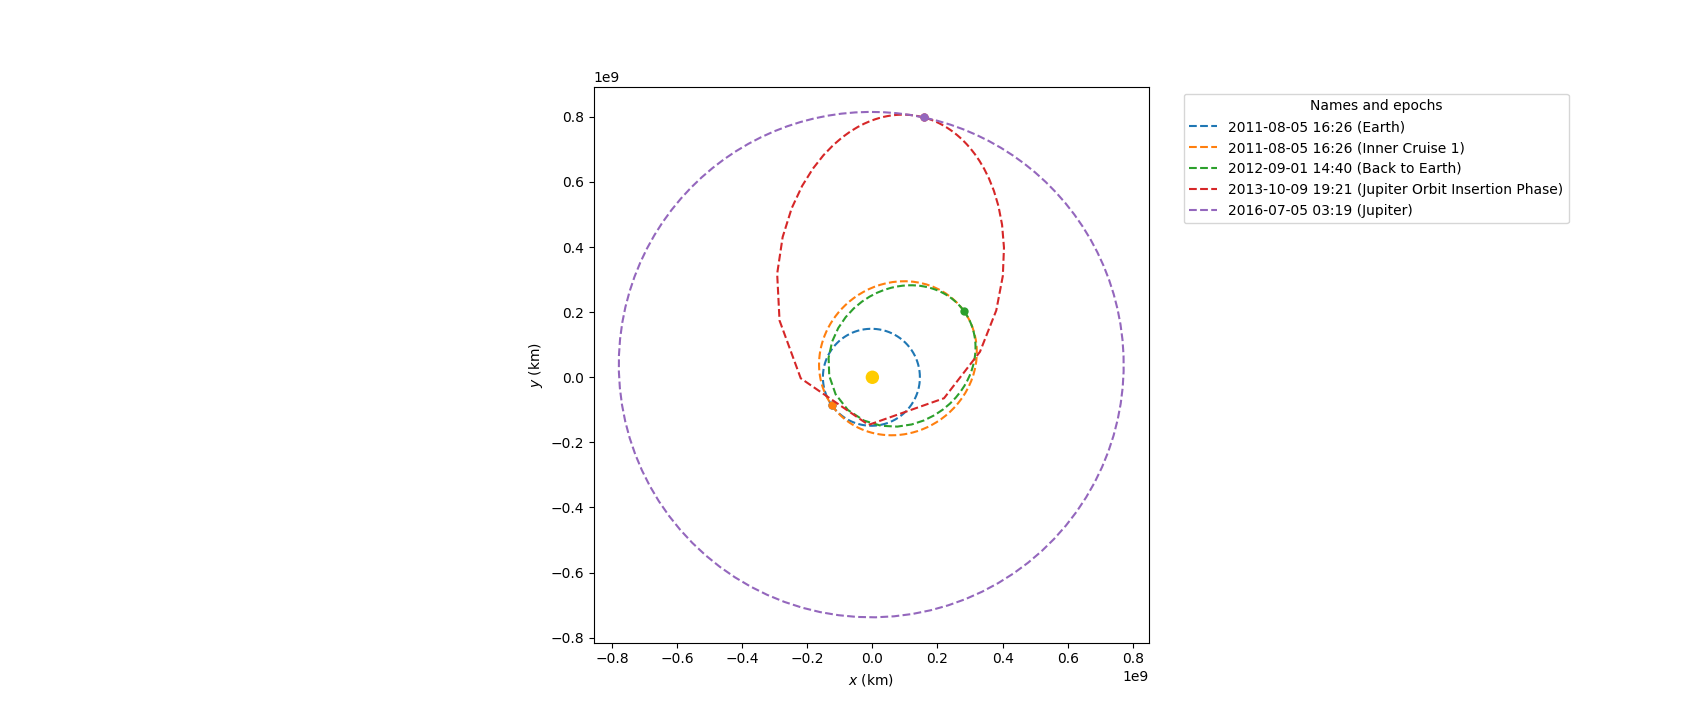

This figure's Python source:
import numpy as np
import matplotlib.pyplot as plt
plt.ion()

import astropy.units as u
from astropy.time import Time
from astropy.coordinates import solar_system_ephemeris

from poliastro.bodies import Sun, Earth, Jupiter
from poliastro.twobody import Orbit
from poliastro.maneuver import Maneuver
from poliastro.iod import izzo
from poliastro.plotting import plot, OrbitPlotter
from poliastro.util import norm

solar_system_ephemeris.set("jpl")
## Initial data
# Links and sources: https://github.com/poliastro/poliastro/wiki/EuroPython:-Per-Python-ad-Astra
date_launch = Time("2011-08-05 16:25", scale='utc')
C_3 = 31.1 * u.km**2 / u.s**2
date_flyby = Time("2013-10-09 19:21", scale='utc')
date_arrival = Time("2016-07-05 03:18", scale='utc')
# Initial state of the Earth
ss_e0 = Orbit.from_body_ephem(Earth, date_launch)
r_e0, v_e0 = ss_e0.rv()

# State of the Earth the day of the flyby
ss_efly = Orbit.from_body_ephem(Earth, date_flyby)
r_efly, v_efly = ss_efly.rv()

# Assume that the insertion velocity is tangential to that of the Earth
dv = C_3**.5 * v_e0 / norm(v_e0)
man = Maneuver.impulse(dv)
# Inner Cruise 1
ic1 = ss_e0.apply_maneuver(man)
ic1.rv()

op = OrbitPlotter()

op.plot(ss_e0)
op.plot(ic1)
# We propagate until the aphelion
ss_aph = ic1.propagate(ic1.period / 2)
# Let's compute the Lambert solution to do the flyby of the Earth
time_of_flight = date_flyby - ss_aph.epoch
(v_aph, v_fly), = izzo.lambert(Sun.k, ss_aph.r, ss_efly.r, time_of_flight)
# Check the delta-V
norm(v_aph - ss_aph.v)  # Too high!

ss_aph_post = Orbit.from_vectors(Sun, ss_aph.r, v_aph, epoch=ss_aph.epoch)
ss_junofly = Orbit.from_vectors(Sun, r_efly, v_fly, epoch=date_flyby)

op = OrbitPlotter()

op.plot(ss_e0, label="Earth")
op.plot(ic1, label="Inner Cruise 1")
#op.plot(ss_efly)
op.plot(ss_aph_post, label="Back to Earth")

ss_j = Orbit.from_body_ephem(Jupiter, date_arrival)
r_j, v_j = ss_j.rv()

(v_flypre, v_oip), = izzo.lambert(Sun.k, r_efly, r_j, date_arrival - date_flyby)
ss_oip = Orbit.from_vectors(Sun, r_j, v_oip, epoch=date_flyby)
fig, ax = plt.subplots(figsize=(9, 12))

op = OrbitPlotter(ax)

op.plot(ss_e0, label="Earth")
op.plot(ic1, label="Inner Cruise 1")
#op.plot(ss_efly)
op.plot(ss_aph_post, label="Back to Earth")
op.plot(ss_oip, label="Jupiter Orbit Insertion Phase")
op.plot(ss_j, label="Jupiter")

fig.savefig("jupiter.png")
